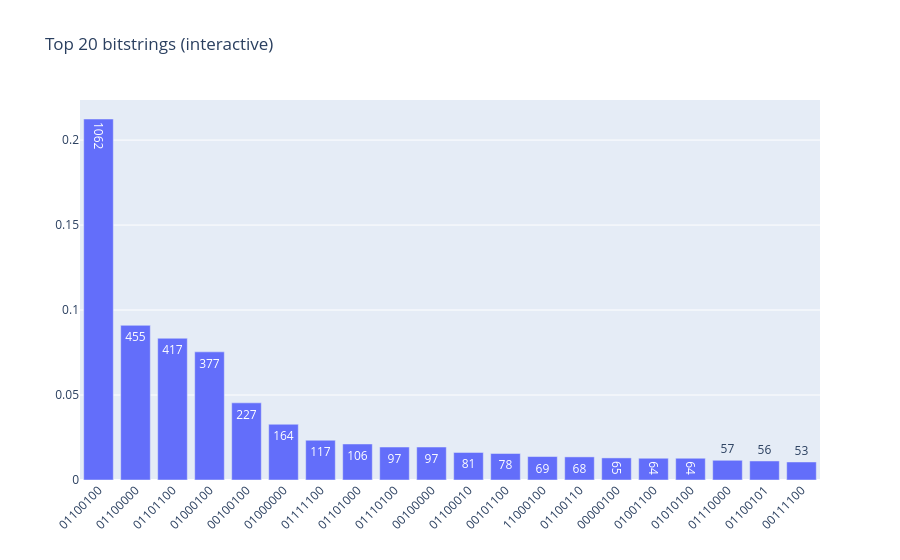

Notebook code cell kept with this figure:
### Code cell
import plotly.graph_objects as go

fig = go.Figure([go.Bar(x=top_labels, y=top_probs, text=[int(counts[i]) for i in top_idx],
                        hovertemplate='bitstring: %{x}<br>prob: %{y:.4f}<br>counts: %{text}<extra></extra>')])
fig.update_layout(title=f'Top {k} bitstrings (interactive)', xaxis_tickangle=-45)
fig.show()

### Figure 1 — Plotly figure (JSON) as saved in the notebook; plotly's stock layout.template omitted (floating-point values rounded to 4 significant figures)
{"data": [{"hovertemplate": "bitstring: %{x}<br>prob: %{y:.4f}<br>counts: %{text}<extra></extra>", "text": ["1062", "455", "417", "377", "227", "164", "117", "106", "97", "97", "81", "78", "69", "68", "65", "64", "64", "57", "56", "53"], "type": "bar", "x": ["01100100", "01100000", "01101100", "01000100", "00100100", "01000000", "01111100", "01101000", "01110100", "00100000", "01100010", "00101100", "11000100", "01100110", "00000100", "01001100", "01010100", "01110000", "01100101", "00111100"], "y": [0.2124, 0.091, 0.0834, 0.0754, 0.0454, 0.0328, 0.0234, 0.0212, 0.0194, 0.0194, 0.0162, 0.0156, 0.0138, 0.0136, 0.013, 0.0128, 0.0128, 0.0116, 0.0112, 0.0106]}], "layout": {"title": {"text": "Top 20 bitstrings (interactive)"}, "xaxis": {"tickangle": -45}}}
